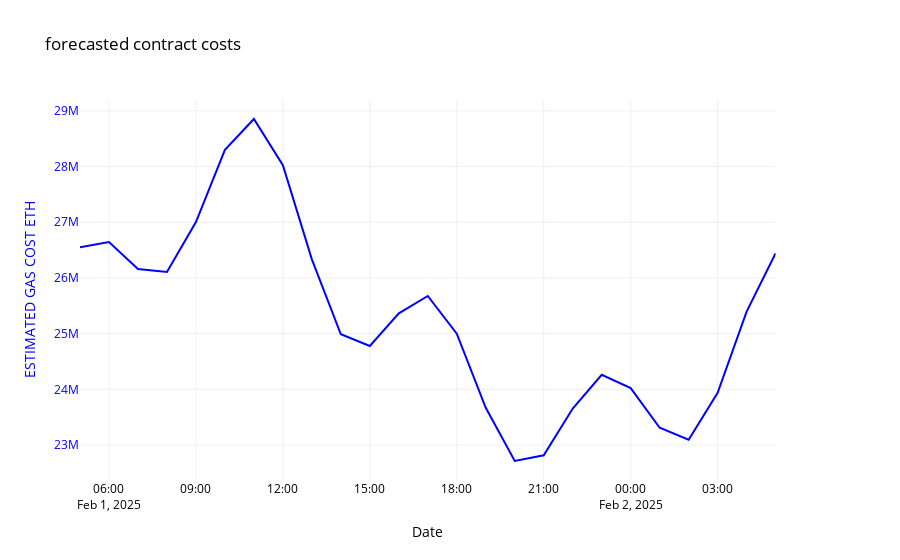
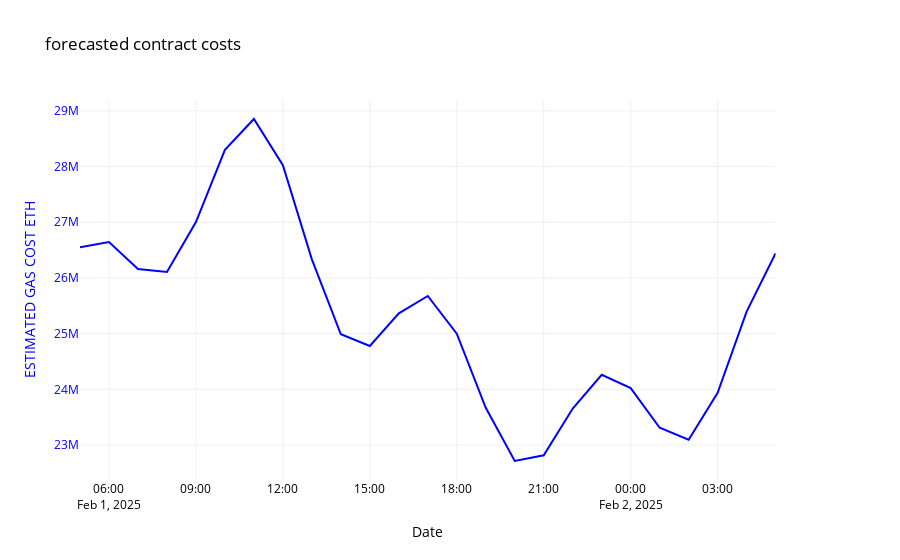

Notebook cell for these charts, in order:
### Code cell
create_chart(forecasted_costs.set_index('hour'),title='forecasted contract costs',columns=['estimated_gas_cost_eth'])

### Figure 1 — Plotly figure (JSON) as saved in the notebook; plotly's stock layout.template omitted (floating-point values rounded to 4 significant figures)
{"data": [{"line": {"color": "blue"}, "name": "ESTIMATED GAS COST ETH", "showlegend": false, "type": "scatter", "x": ["2025-02-01T05:00:00", "2025-02-01T06:00:00", "2025-02-01T07:00:00", "2025-02-01T08:00:00", "2025-02-01T09:00:00", "2025-02-01T10:00:00", "2025-02-01T11:00:00", "2025-02-01T12:00:00", "2025-02-01T13:00:00", "2025-02-01T14:00:00", "2025-02-01T15:00:00", "2025-02-01T16:00:00", "2025-02-01T17:00:00", "2025-02-01T18:00:00", "2025-02-01T19:00:00", "2025-02-01T20:00:00", "2025-02-01T21:00:00", "2025-02-01T22:00:00", "2025-02-01T23:00:00", "2025-02-02T00:00:00", "2025-02-02T01:00:00", "2025-02-02T02:00:00", "2025-02-02T03:00:00", "2025-02-02T04:00:00", "2025-02-02T05:00:00"], "xaxis": "x", "y": [26550000.0, 26640000.0, 26160000.0, 26110000.0, 27000000.0, 28300000.0, 28850000.0, 28030000.0, 26330000.0, 24990000.0, 24780000.0, 25360000.0, 25680000.0, 25000000.0, 23670000.0, 22710000.0, 22820000.0, 23660000.0, 24260000.0, 24020000.0, 23310000.0, 23090000.0, 23940000.0, 25400000.0, 26440000.0], "yaxis": "y"}], "layout": {"font": {"color": "black"}, "hovermode": "x unified", "legend": {"x": 0.01, "y": 0.99}, "title": {"text": "forecasted contract costs"}, "xaxis": {"anchor": "y", "domain": [0, 0.94], "tickfont": {"color": "black"}, "title": {"text": "Date"}}, "yaxis": {"anchor": "x", "color": "blue", "domain": [0, 1], "title": {"text": "ESTIMATED GAS COST ETH"}}, "yaxis2": {"anchor": "x", "color": "red", "overlaying": "y", "side": "right"}}}

### Figure 2 — Plotly figure (JSON) as saved in the notebook; plotly's stock layout.template omitted (floating-point values rounded to 4 significant figures)
{"data": [{"line": {"color": "blue"}, "name": "ESTIMATED GAS COST ETH", "showlegend": false, "type": "scatter", "x": ["2025-02-01T05:00:00", "2025-02-01T06:00:00", "2025-02-01T07:00:00", "2025-02-01T08:00:00", "2025-02-01T09:00:00", "2025-02-01T10:00:00", "2025-02-01T11:00:00", "2025-02-01T12:00:00", "2025-02-01T13:00:00", "2025-02-01T14:00:00", "2025-02-01T15:00:00", "2025-02-01T16:00:00", "2025-02-01T17:00:00", "2025-02-01T18:00:00", "2025-02-01T19:00:00", "2025-02-01T20:00:00", "2025-02-01T21:00:00", "2025-02-01T22:00:00", "2025-02-01T23:00:00", "2025-02-02T00:00:00", "2025-02-02T01:00:00", "2025-02-02T02:00:00", "2025-02-02T03:00:00", "2025-02-02T04:00:00", "2025-02-02T05:00:00"], "xaxis": "x", "y": [26550000.0, 26640000.0, 26160000.0, 26110000.0, 27000000.0, 28300000.0, 28850000.0, 28030000.0, 26330000.0, 24990000.0, 24780000.0, 25360000.0, 25680000.0, 25000000.0, 23670000.0, 22710000.0, 22820000.0, 23660000.0, 24260000.0, 24020000.0, 23310000.0, 23090000.0, 23940000.0, 25400000.0, 26440000.0], "yaxis": "y"}], "layout": {"font": {"color": "black"}, "hovermode": "x unified", "legend": {"x": 0.01, "y": 0.99}, "title": {"text": "forecasted contract costs"}, "xaxis": {"anchor": "y", "domain": [0, 0.94], "tickfont": {"color": "black"}, "title": {"text": "Date"}}, "yaxis": {"anchor": "x", "color": "blue", "domain": [0, 1], "title": {"text": "ESTIMATED GAS COST ETH"}}, "yaxis2": {"anchor": "x", "color": "red", "overlaying": "y", "side": "right"}}}
